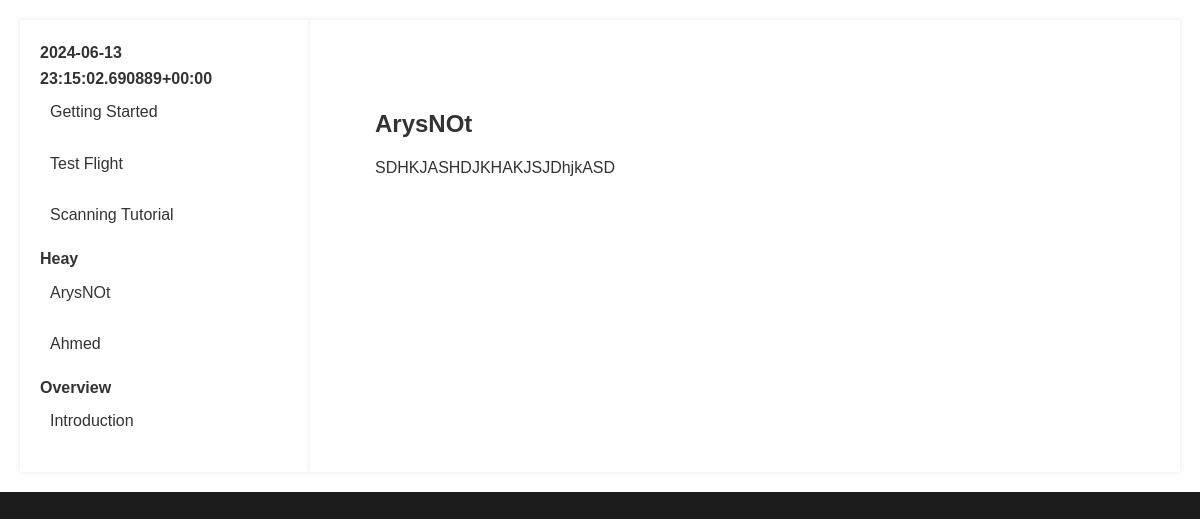
The page /document/arysnot/ on the database its author committed.
### documentation/models.py (models this page shows, shortened)
class Document(models.Model):
    title = models.CharField(max_length=200)
    content = models.TextField()
    category = models.CharField(max_length=100)
    slug = models.SlugField(unique=True)
    def get_absolute_url(self):
        return reverse('document_detail', args=[self.slug])

### documentation/views.py (the view)
# urls.py: path('document/<slug:slug>/', views.document_detail, name='document_detail'),
def document_detail(request, slug):
    document = get_object_or_404(Document, slug=slug)
    md = markdown.Markdown(extensions=[makeExtension()])
    document.content = md.convert(document.content)
    sidebar_data = get_sidebar_data()
    return render(request, 'documentation/document_detail.html', {
        'document': document,
        'sidebar_data': sidebar_data,
    })

### documentation/markdown_extensions.py (called while the page is built)
def makeExtension(**kwargs):
    return ContainerExtension(**kwargs)

    def run(self, lines):
        text = "\n".join(lines)
        def repl(m):
            css_class = m.group(1)
            content = m.group(2)
            return f'<div class="{css_class}">{markdown.markdown(content)}</div>'
        text = self.RE.sub(repl, text)
        return text.split("\n")

    def extendMarkdown(self, md):
        md.preprocessors.register(ContainerPreprocessor(md), 'container', 25)

### documentation/views.py (called while the page is built)
def get_sidebar_data():
    categories = Document.objects.values_list('category', flat=True).distinct()
    sidebar_data = {}
    for category in categories:
        documents = Document.objects.filter(category=category)
        sidebar_data[category] = list(documents)
    return sidebar_data

### documentation/templates/documentation/document_detail.html
{% extends 'documentation/base.html' %}
{% block content %}
<article class="markdown-body">
    <h1>{{ document.title }}</h1>
    <div class="document-content">
        {{ document.content|safe }}
    </div>
</article>
{% endblock %}

### documentation/templates/documentation/base.html (shortened to what this page needs)
{% load static %}
<!DOCTYPE html>
<html lang="en">
<head>
    <link rel="stylesheet" href="{% static 'documentation/styles.css' %}">
    <link rel="stylesheet" href="https://cdnjs.cloudflare.com/ajax/libs/github-markdown-css/4.0.0/github-markdown.min.css">
</head>
<body>
    <div class="container">
        <div class="sidebar">
            <ul>
                {% for category, documents in sidebar_data.items %}
                    <li>
                        <strong>{{ category }}</strong>
                        <ul>
                            {% for document in documents %}
                                <li><a href="{{ document.get_absolute_url }}">{{ document.title }}</a></li>
                            {% endfor %}
                        </ul>
                    </li>
                {% endfor %}
            </ul>
        </div>
        <div class="content">
            {% block content %}{% endblock %}
        </div>
    </div>
</body>
</html>

### documentation/static/documentation/styles.css (style rules this page uses)
body { font-family: 'Arial', sans-serif; line-height: 1.6; color: #333; margin: 0; padding: 0; background-color: #1C1C1C; }
a { color: #0070f3; text-decoration: none; }
.container { display: flex; max-width: 1200px; margin: 0 auto; padding: 20px; background-color: #fff; }
.sidebar { width: 250px; padding: 20px; background-color: #fff; box-shadow: 0 0 5px rgba(0,0,0,0.1); }
.sidebar ul { list-style-type: none; padding: 0; margin: 0; }
.sidebar ul li { margin-bottom: 10px; }
.sidebar ul li a { display: block; padding: 8px 10px; border-radius: 4px; color: #333; transition: background-color 0.3s ease; }
.content { flex: 1; padding: 20px; background-color: #fff; box-shadow: 0 0 5px rgba(0,0,0,0.1); }
.markdown-body { box-sizing: border-box; min-width: 200px; max-width: 100%; margin: 0 auto; padding: 45px; }
.markdown-body h1, .markdown-body h2, .markdown-body h3, .markdown-body h4, .markdown-body h5, .markdown-body h6 { margin-top: 24px; margin-bottom: 16px; font-weight: 600; line-height: 1.25; }
.markdown-body p { margin-top: 0; margin-bottom: 16px; }

### rows shown on the page
Document: category "2024-06-13 23:15:02.690889+00:00", title "Getting Started"
Document: title "Test Flight"
Document: title "Scanning Tutorial"
Document: category "Heay", title "ArysNOt", content "SDHKJASHDJKHAKJSJDhjkASD"
Document: title "Ahmed"
Document: category "Overview", title "Introduction"
